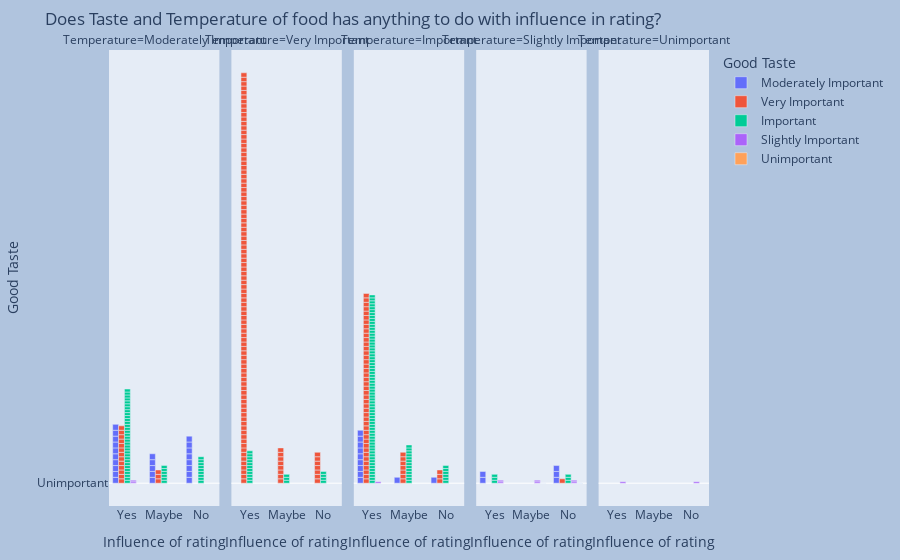

The code cell stored with this chart in its notebook:
### Markdown cell above
The code creates a bar plot using the Plotly library, where the x-axis represents the "Influence of rating" variable, the y-axis represents the "Good Taste" variable, and the bars are colored based on the "Good Taste" variable. The plot is grouped based on the "Temperature" variable, creating separate bars for each category of "Temperature". The title of the plot is set to "Does Taste and Temperature of food has anything to do with influence in rating?" and the background color is set to "LightSteelBlue". The plot is displayed using the fig.show() function.

### Code cell
#Considering 3 variables
fig = px.bar(delivery, x="Influence of rating", y="Good Taste ",
             color="Good Taste ", barmode="group",facet_col="Temperature")

#Setting up the title
fig.update_layout(
    margin=dict(l=20, r=20, t=50, b=20),
    paper_bgcolor="LightSteelBlue",
    title_text='Does Taste and Temperature of food has anything to do with influence in rating?'
)
fig.show()

### Figure 1 — Plotly figure (JSON) as saved in the notebook; plotly's stock layout.template omitted (floating-point values rounded to 4 significant figures)
{"data": [{"alignmentgroup": "True", "hovertemplate": "Good Taste =%{y}<br>Temperature=Moderately Important<br>Influence of rating=%{x}<extra></extra>", "legendgroup": "Moderately Important", "marker": {"color": "#636efa", "pattern": {"shape": ""}}, "name": "Moderately Important", "offsetgroup": "Moderately Important", "orientation": "v", "showlegend": true, "textposition": "auto", "x": ["Yes", "Maybe", "Yes", "Yes", "Yes", "Yes", "No", "Yes", "No", "Maybe", "Yes", "Yes", "No", "Yes", "Yes", "No", "No", "Maybe", "Maybe", "No", "No", "No", "Maybe"], "xaxis": "x", "y": ["Moderately Important", "Moderately Important", "Moderately Important", "Moderately Important", "Moderately Important", "Moderately Important", "Moderately Important", "Moderately Important", "Moderately Important", "Moderately Important", "Moderately Important", "Moderately Important", "Moderately Important", "Moderately Important", "Moderately Important", "Moderately Important", "Moderately Important", "Moderately Important", "Moderately Important", "Moderately Important", "Moderately Important", "Moderately Important", "Moderately Important"], "yaxis": "y", "type": "bar"}, {"alignmentgroup": "True", "hovertemplate": "Good Taste =%{y}<br>Temperature=Important<br>Influence of rating=%{x}<extra></extra>", "legendgroup": "Moderately Important", "marker": {"color": "#636efa", "pattern": {"shape": ""}}, "name": "Moderately Important", "offsetgroup": "Moderately Important", "orientation": "v", "showlegend": false, "textposition": "auto", "x": ["Yes", "Yes", "Yes", "Yes", "No", "Yes", "Yes", "Maybe", "Yes", "Yes", "Yes"], "xaxis": "x3", "y": ["Moderately Important", "Moderately Important", "Moderately Important", "Moderately Important", "Moderately Important", "Moderately Important", "Moderately Important", "Moderately Important", "Moderately Important", "Moderately Important", "Moderately Important"], "yaxis": "y3", "type": "bar"}, {"alignmentgroup": "True", "hovertemplate": "Good Taste =%{y}<br>Temperature=Slightly Important<br>Influence of rating=%{x}<extra></extra>", "legendgroup": "Moderately Important", "marker": {"color": "#636efa", "pattern": {"shape": ""}}, "name": "Moderately Important", "offsetgroup": "Moderately Important", "orientation": "v", "showlegend": false, "textposition": "auto", "x": ["Yes", "Yes", "No", "No", "No"], "xaxis": "x4", "y": ["Moderately Important", "Moderately Important", "Moderately Important", "Moderately Important", "Moderately Important"], "yaxis": "y4", "type": "bar"}, {"alignmentgroup": "True", "hovertemplate": "Good Taste =%{y}<br>Temperature=Moderately Important<br>Influence of rating=%{x}<extra></extra>", "legendgroup": "Very Important", "marker": {"color": "#EF553B", "pattern": {"shape": ""}}, "name": "Very Important", "offsetgroup": "Very Important", "orientation": "v", "showlegend": true, "textposition": "auto", "x": ["Maybe", "Yes", "Yes", "Yes", "Yes", "Yes", "Yes", "Yes", "Yes", "Yes", "Yes", "Yes", "Maybe", "Yes", "Maybe", "Yes"], "xaxis": "x", "y": ["Very Important", "Very Important", "Very Important", "Very Important", "Very Important", "Very Important", "Very Important", "Very Important", "Very Important", "Very Important", "Very Important", "Very Important", "Very Important", "Very Important", "Very Important", "Very Important"], "yaxis": "y", "type": "bar"}, {"alignmentgroup": "True", "hovertemplate": "Good Taste =%{y}<br>Temperature=Very Important<br>Influence of rating=%{x}<extra></extra>", "legendgroup": "Very Important", "marker": {"color": "#EF553B", "pattern": {"shape": ""}}, "name": "Very Important", "offsetgroup": "Very Important", "orientation": "v", "showlegend": false, "textposition": "auto", "x": ["Yes", "Yes", "Yes", "Yes", "Yes", "Yes", "Yes", "Yes", "Yes", "Yes", "No", "Yes", "Yes", "Yes", "Yes", "Yes", "Maybe", "Yes", "Maybe", "Yes", "Yes", "Yes", "Yes", "Yes", "Yes", "Yes", "No", "No", "Yes", "Yes", "Yes", "Yes", "Yes", "Yes", "Yes", "Yes", "Yes", "Yes", "Yes", "Yes", "Yes", "Yes", "Yes", "Yes", "No", "Yes", "No", "Yes", "Yes", "Yes", "Yes", "Yes", "Yes", "Yes", "Yes", "Maybe", "Yes", "No", "Yes", "Yes", "Yes", "Yes", "Yes", "Maybe", "Yes", "Yes", "Yes", "Yes", "Yes", "Yes", "Yes", "Yes", "Yes", "Yes", "Yes", "Yes", "Yes", "Yes", "Yes", "Yes", "Yes", "Yes", "Yes", "Yes", "Yes", "Yes", "Yes", "Yes", "Yes", "Yes", "Maybe", "Yes", "Maybe", "Yes", "No", "Yes", "Yes", "Maybe", "Yes", "Yes", "Yes", "Yes", "Maybe", "Yes", "Yes", "Yes", "Yes", "Yes"], "xaxis": "x2", "y": ["Very Important", "Very Important", "Very Important", "Very Important", "Very Important", "Very Important", "Very Important", "Very Important", "Very Important", "Very Important", "Very Important", "Very Important", "Very Important", "Very Important", "Very Important", "Very Important", "Very Important", "Very Important", "Very Important", "Very Important", "Very Important", "Very Important", "Very Important", "Very Important", "Very Important", "Very Important", "Very Important", "Very Important", "Very Important", "Very Important", "Very Important", "Very Important", "Very Important", "Very Important", "Very Important", "Very Important", "Very Important", "Very Important", "Very Important", "Very Important", "Very Important", "Very Important", "Very Important", "Very Important", "Very Important", "Very Important", "Very Important", "Very Important", "Very Important", "Very Important", "Very Important", "Very Important", "Very Important", "Very Important", "Very Important", "Very Important", "Very Important", "Very Important", "Very Important", "Very Important", "Very Important", "Very Important", "Very Important", "Very Important", "Very Important", "Very Important", "Very Important", "Very Important", "Very Important", "Very Important", "Very Important", "Very Important", "Very Important", "Very Important", "Very Important", "Very Important", "Very Important", "Very Important", "Very Important", "Very Important", "Very Important", "Very Important", "Very Important", "Very Important", "Very Important", "Very Important", "Very Important", "Very Important", "Very Important", "Very Important", "Very Important", "Very Important", "Very Important", "Very Important", "Very Important", "Very Important", "Very Important", "Very Important", "Very Important", "Very Important", "Very Important", "Very Important", "Very Important", "Very Important", "Very Important", "Very Important", "Very Important", "Very Important"], "yaxis": "y2", "type": "bar"}, {"alignmentgroup": "True", "hovertemplate": "Good Taste =%{y}<br>Temperature=Important<br>Influence of rating=%{x}<extra></extra>", "legendgroup": "Very Important", "marker": {"color": "#EF553B", "pattern": {"shape": ""}}, "name": "Very Important", "offsetgroup": "Very Important", "orientation": "v", "showlegend": false, "textposition": "auto", "x": ["Yes", "Yes", "Yes", "Yes", "Yes", "Yes", "Yes", "Yes", "Maybe", "Yes", "Yes", "Yes", "Yes", "Yes", "No", "Yes", "No", "Yes", "Yes", "Maybe", "Maybe", "Maybe", "Yes", "Yes", "Yes", "Yes", "Yes", "Yes", "Yes", "Yes", "Yes", "Yes", "No", "Yes", "Yes", "Maybe", "Maybe", "Yes", "Yes", "Yes", "Yes", "Yes", "Yes", "Yes", "Yes", "Yes", "Yes", "Maybe", "Yes", "Yes", "Yes", "Yes", "Yes"], "xaxis": "x3", "y": ["Very Important", "Very Important", "Very Important", "Very Important", "Very Important", "Very Important", "Very Important", "Very Important", "Very Important", "Very Important", "Very Important", "Very Important", "Very Important", "Very Important", "Very Important", "Very Important", "Very Important", "Very Important", "Very Important", "Very Important", "Very Important", "Very Important", "Very Important", "Very Important", "Very Important", "Very Important", "Very Important", "Very Important", "Very Important", "Very Important", "Very Important", "Very Important", "Very Important", "Very Important", "Very Important", "Very Important", "Very Important", "Very Important", "Very Important", "Very Important", "Very Important", "Very Important", "Very Important", "Very Important", "Very Important", "Very Important", "Very Important", "Very Important", "Very Important", "Very Important", "Very Important", "Very Important", "Very Important"], "yaxis": "y3", "type": "bar"}, {"alignmentgroup": "True", "hovertemplate": "Good Taste =%{y}<br>Temperature=Slightly Important<br>Influence of rating=%{x}<extra></extra>", "legendgroup": "Very Important", "marker": {"color": "#EF553B", "pattern": {"shape": ""}}, "name": "Very Important", "offsetgroup": "Very Important", "orientation": "v", "showlegend": false, "textposition": "auto", "x": ["No"], "xaxis": "x4", "y": ["Very Important"], "yaxis": "y4", "type": "bar"}, {"alignmentgroup": "True", "hovertemplate": "Good Taste =%{y}<br>Temperature=Moderately Important<br>Influence of rating=%{x}<extra></extra>", "legendgroup": "Important", "marker": {"color": "#00cc96", "pattern": {"shape": ""}}, "name": "Important", "offsetgroup": "Important", "orientation": "v", "showlegend": true, "textposition": "auto", "x": ["No", "Yes", "Yes", "Yes", "Yes", "Yes", "Yes", "Yes", "Yes", "Maybe", "Yes", "No", "Yes", "No", "Maybe", "Yes", "Yes", "Yes", "No", "Yes", "No", "No", "Yes", "Yes", "Maybe", "Yes", "Maybe", "Yes", "Yes", "Yes", "Yes", "Yes", "Yes", "Yes", "Maybe", "Yes", "Yes", "Yes", "No", "Yes", "No", "Yes", "Yes", "Yes", "No", "Yes", "Maybe"], "xaxis": "x", "y": ["Important", "Important", "Important", "Important", "Important", "Important", "Important", "Important", "Important", "Important", "Important", "Important", "Important", "Important", "Important", "Important", "Important", "Important", "Important", "Important", "Important", "Important", "Important", "Important", "Important", "Important", "Important", "Important", "Important", "Important", "Important", "Important", "Important", "Important", "Important", "Important", "Important", "Important", "Important", "Important", "Important", "Important", "Important", "Important", "Important", "Important", "Important"], "yaxis": "y", "type": "bar"}, {"alignmentgroup": "True", "hovertemplate": "Good Taste =%{y}<br>Temperature=Very Important<br>Influence of rating=%{x}<extra></extra>", "legendgroup": "Important", "marker": {"color": "#00cc96", "pattern": {"shape": ""}}, "name": "Important", "offsetgroup": "Important", "orientation": "v", "showlegend": false, "textposition": "auto", "x": ["No", "Yes", "No", "Yes", "Yes", "Yes", "No", "No", "Yes", "Yes", "Maybe", "Yes", "Yes", "Yes", "Maybe", "Yes", "Maybe", "Yes"], "xaxis": "x2", "y": ["Important", "Important", "Important", "Important", "Important", "Important", "Important", "Important", "Important", "Important", "Important", "Important", "Important", "Important", "Important", "Important", "Important", "Important"], "yaxis": "y2", "type": "bar"}, {"alignmentgroup": "True", "hovertemplate": "Good Taste =%{y}<br>Temperature=Important<br>Influence of rating=%{x}<extra></extra>", "legendgroup": "Important", "marker": {"color": "#00cc96", "pattern": {"shape": ""}}, "name": "Important", "offsetgroup": "Important", "orientation": "v", "showlegend": false, "textposition": "auto", "x": ["Maybe", "Yes", "Yes", "Maybe", "Yes", "Maybe", "Yes", "Yes", "Yes", "Yes", "Maybe", "Yes", "Yes", "Yes", "Yes", "Yes", "Yes", "Yes", "Yes", "Yes", "No", "Yes", "No", "No", "Yes", "Yes", "Yes", "Yes", "Yes", "Yes", "Yes", "Maybe", "Yes", "Yes", "Yes", "Yes", "Yes", "Yes", "Yes", "No", "Yes", "Yes", "Yes", "Yes", "Maybe", "Yes", "Maybe", "Yes", "Yes", "Yes", "Yes", "Yes", "Yes", "Yes", "Yes", "Yes", "Yes", "Yes", "Yes", "Yes", "Yes", "Maybe", "Yes", "Maybe", "Yes", "Maybe", "Yes", "Yes", "No", "Yes", "Yes", "No", "Yes", "Yes", "Maybe", "Yes", "Maybe", "Yes", "Yes", "Yes", "Yes", "Yes", "Maybe"], "xaxis": "x3", "y": ["Important", "Important", "Important", "Important", "Important", "Important", "Important", "Important", "Important", "Important", "Important", "Important", "Important", "Important", "Important", "Important", "Important", "Important", "Important", "Important", "Important", "Important", "Important", "Important", "Important", "Important", "Important", "Important", "Important", "Important", "Important", "Important", "Important", "Important", "Important", "Important", "Important", "Important", "Important", "Important", "Important", "Important", "Important", "Important", "Important", "Important", "Important", "Important", "Important", "Important", "Important", "Important", "Important", "Important", "Important", "Important", "Important", "Important", "Important", "Important", "Important", "Important", "Important", "Important", "Important", "Important", "Important", "Important", "Important", "Important", "Important", "Important", "Important", "Important", "Important", "Important", "Important", "Important", "Important", "Important", "Important", "Important", "Important"], "yaxis": "y3", "type": "bar"}, {"alignmentgroup": "True", "hovertemplate": "Good Taste =%{y}<br>Temperature=Slightly Important<br>Influence of rating=%{x}<extra></extra>", "legendgroup": "Important", "marker": {"color": "#00cc96", "pattern": {"shape": ""}}, "name": "Important", "offsetgroup": "Important", "orientation": "v", "showlegend": false, "textposition": "auto", "x": ["No", "No", "No", "Yes", "Yes", "Yes"], "xaxis": "x4", "y": ["Important", "Important", "Important", "Important", "Important", "Important"], "yaxis": "y4", "type": "bar"}, {"alignmentgroup": "True", "hovertemplate": "Good Taste =%{y}<br>Temperature=Moderately Important<br>Influence of rating=%{x}<extra></extra>", "legendgroup": "Slightly Important", "marker": {"color": "#ab63fa", "pattern": {"shape": ""}}, "name": "Slightly Important", "offsetgroup": "Slightly Important", "orientation": "v", "showlegend": true, "textposition": "auto", "x": ["Yes", "Yes"], "xaxis": "x", "y": ["Slightly Important", "Slightly Important"], "yaxis": "y", "type": "bar"}, {"alignmentgroup": "True", "hovertemplate": "Good Taste =%{y}<br>Temperature=Important<br>Influence of rating=%{x}<extra></extra>", "legendgroup": "Slightly Important", "marker": {"color": "#ab63fa", "pattern": {"shape": ""}}, "name": "Slightly Important", "offsetgroup": "Slightly Important", "orientation": "v", "showlegend": false, "textposition": "auto", "x": ["Yes"], "xaxis": "x3", "y": ["Slightly Important"], "yaxis": "y3", "type": "bar"}, {"alignmentgroup": "True", "hovertemplate": "Good Taste =%{y}<br>Temperature=Slightly Important<br>Influence of rating=%{x}<extra></extra>", "legendgroup": "Slightly Important", "marker": {"color": "#ab63fa", "pattern": {"shape": ""}}, "name": "Slightly Important", "offsetgroup": "Slightly Important", "orientation": "v", "showlegend": false, "textposition": "auto", "x": ["Yes", "Maybe", "Maybe", "No", "No", "Yes"], "xaxis": "x4", "y": ["Slightly Important", "Slightly Important", "Slightly Important", "Slightly Important", "Slightly Important", "Slightly Important"], "yaxis": "y4", "type": "bar"}, {"alignmentgroup": "True", "hovertemplate": "Good Taste =%{y}<br>Temperature=Unimportant<br>Influence of rating=%{x}<extra></extra>", "legendgroup": "Slightly Important", "marker": {"color": "#ab63fa", "pattern": {"shape": ""}}, "name": "Slightly Important", "offsetgroup": "Slightly Important", "orientation": "v", "showlegend": false, "textposition": "auto", "x": ["Yes", "No"], "xaxis": "x5", "y": ["Slightly Important", "Slightly Important"], "yaxis": "y5", "type": "bar"}, {"alignmentgroup": "True", "hovertemplate": "Good Taste =%{y}<br>Temperature=Slightly Important<br>Influence of rating=%{x}<extra></extra>", "legendgroup": "Unimportant", "marker": {"color": "#FFA15A", "pattern": {"shape": ""}}, "name": "Unimportant", "offsetgroup": "Unimportant", "orientation": "v", "showlegend": true, "textposition": "auto", "x": ["Maybe", "No", "No", "No", "No", "No"], "xaxis": "x4", "y": ["Unimportant", "Unimportant", "Unimportant", "Unimportant", "Unimportant", "Unimportant"], "yaxis": "y4", "type": "bar"}], "layout": {"xaxis": {"anchor": "y", "domain": [0, 0.184], "title": {"text": "Influence of rating"}}, "yaxis": {"anchor": "x", "domain": [0, 1], "title": {"text": "Good Taste "}, "categoryorder": "array", "categoryarray": ["Unimportant", "Slightly Important", "Important", "Very Important", "Moderately Important"]}, "xaxis2": {"anchor": "y2", "domain": [0.204, 0.388], "matches": "x", "title": {"text": "Influence of rating"}}, "yaxis2": {"anchor": "x2", "domain": [0, 1], "matches": "y", "showticklabels": false}, "xaxis3": {"anchor": "y3", "domain": [0.408, 0.592], "matches": "x", "title": {"text": "Influence of rating"}}, "yaxis3": {"anchor": "x3", "domain": [0, 1], "matches": "y", "showticklabels": false}, "xaxis4": {"anchor": "y4", "domain": [0.612, 0.796], "matches": "x", "title": {"text": "Influence of rating"}}, "yaxis4": {"anchor": "x4", "domain": [0, 1], "matches": "y", "showticklabels": false}, "xaxis5": {"anchor": "y5", "domain": [0.816, 1], "matches": "x", "title": {"text": "Influence of rating"}}, "yaxis5": {"anchor": "x5", "domain": [0, 1], "matches": "y", "showticklabels": false}, "annotations": [{"font": {}, "showarrow": false, "text": "Temperature=Moderately Important", "x": 0.092, "xanchor": "center", "xref": "paper", "y": 1, "yanchor": "bottom", "yref": "paper"}, {"font": {}, "showarrow": false, "text": "Temperature=Very Important", "x": 0.296, "xanchor": "center", "xref": "paper", "y": 1, "yanchor": "bottom", "yref": "paper"}, {"font": {}, "showarrow": false, "text": "Temperature=Important", "x": 0.5, "xanchor": "center", "xref": "paper", "y": 1, "yanchor": "bottom", "yref": "paper"}, {"font": {}, "showarrow": false, "text": "Temperature=Slightly Important", "x": 0.704, "xanchor": "center", "xref": "paper", "y": 1, "yanchor": "bottom", "yref": "paper"}, {"font": {}, "showarrow": false, "text": "Temperature=Unimportant", "x": 0.908, "xanchor": "center", "xref": "paper", "y": 1, "yanchor": "bottom", "yref": "paper"}], "legend": {"title": {"text": "Good Taste "}, "tracegroupgap": 0}, "margin": {"t": 50, "l": 20, "r": 20, "b": 20}, "barmode": "group", "title": {"text": "Does Taste and Temperature of food has anything to do with influence in rating?"}, "paper_bgcolor": "LightSteelBlue"}}
